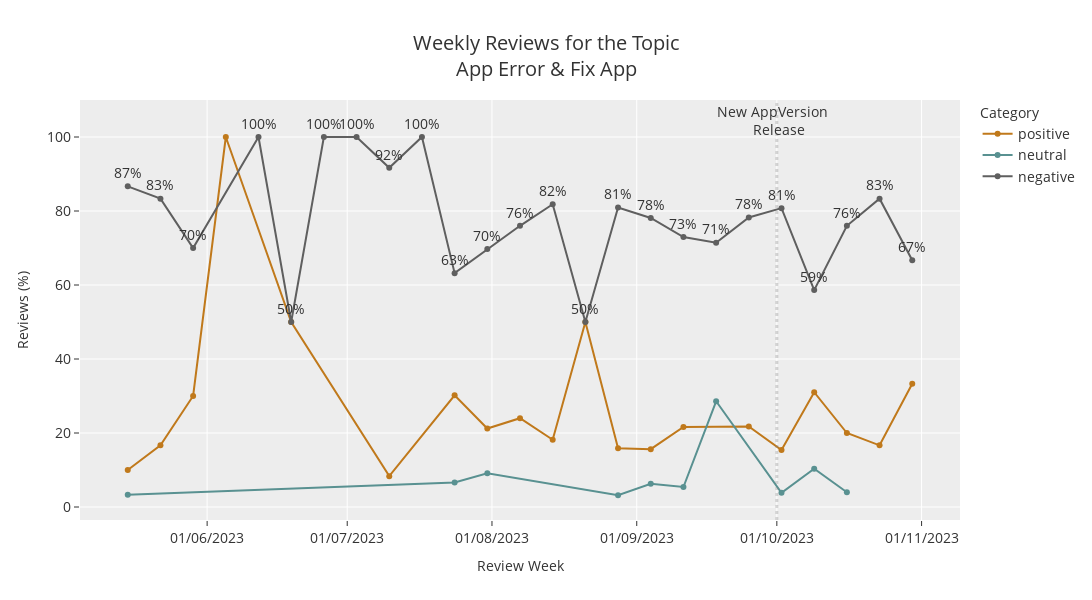

Write notebook code for a chart like this one.
### Code cell
for var in ['category']:
    for t in [6]:
        df_chart = df[df['Topic'] == t].groupby(['at_wy',var]).size().reset_index(name='Reviews').sort_values([var, 'at_wy'], ascending=False) 
        df_chart['Reviews (%)'] = df_chart.groupby('at_wy')['Reviews'].transform(lambda x: x / x.sum() * 100)
        max_cat = df_chart[var].iloc[np.argmax(df_chart['Reviews (%)'])]
        max_val = np.max(df_chart['Reviews (%)'])
        fig = px.line(df_chart, 
            y='Reviews (%)', 
            x='at_wy',
            labels={'at_wy': 'Review Week'},
            text = np.where(df_chart[var]=='negative' ,df_chart['Reviews (%)'], " "), 
            title="Weekly Reviews for the Topic<br>" + df[df['Topic'] == t]['Label'].iloc[0],
            template='ggplot2',
            hover_data={"at_wy": "|%B %d, %Y"},
            color=var,
            color_discrete_sequence=[c1, c2, c3, c4, c5])
        fig.update_traces(
            textposition='top center',
            texttemplate= "%{text:2.0f}%",
            selector = ({'name':'negative'}))
        fig.update_layout(
            height=600,
            width=1300,
            legend_title_text=var.capitalize(),
            font=dict(size=f),
            xaxis_title="Review Week",
            xaxis_title_font_size=f,
            xaxis_tickfont_size=f,
            yaxis_title="Reviews (%)",
            yaxis_title_font_size=f,
            yaxis_tickfont_size=f, 
            legend_font_size=f,
            legend_title = dict(font = dict(size = f)))
        fig.update_xaxes(
            tickformat='%d/%m/%Y', 
            overwrite = True)
        fig.add_annotation(
            x=dt.date(2023, 10, 1)
            , y=np.max(df_chart['Reviews (%)']) + 10
            , text=f'New AppVersion  <br> Release'
            , yanchor='top'
            , showarrow=False
            , ax=-20
            , ay=-30
            , align="center"
            ,)
        fig.add_vline(
            x=dt.date(2023, 10, 1), 
            line_width=3, 
            line_dash="dot", 
            line_color="grey")
        fig.show()

### Figure 1 — Plotly figure (JSON) as saved in the notebook; plotly's stock layout.template omitted (floating-point values rounded to 4 significant figures)
{"data": [{"hovertemplate": "category=positive<br>Review Week=%{x|%B %d, %Y}<br>Reviews (%)=%{y}<br>text=%{text}<extra></extra>", "legendgroup": "positive", "line": {"color": "#c0791b", "dash": "solid"}, "marker": {"symbol": "circle"}, "mode": "lines+markers+text", "name": "positive", "orientation": "v", "showlegend": true, "text": [" ", " ", " ", " ", " ", " ", " ", " ", " ", " ", " ", " ", " ", " ", " ", " ", " ", " ", " ", " "], "type": "scatter", "x": ["2023-10-30", "2023-10-23", "2023-10-16", "2023-10-09", "2023-10-02", "2023-09-25", "2023-09-11", "2023-09-04", "2023-08-28", "2023-08-21", "2023-08-14", "2023-08-07", "2023-07-31", "2023-07-24", "2023-07-10", "2023-06-19", "2023-06-05", "2023-05-29", "2023-05-22", "2023-05-15"], "xaxis": "x", "y": [33.33, 16.67, 20, 31.03, 15.38, 21.74, 21.62, 15.62, 15.87, 50, 18.18, 24, 21.21, 30.19, 8.333, 50, 100, 30, 16.67, 10], "yaxis": "y"}, {"hovertemplate": "category=neutral<br>Review Week=%{x|%B %d, %Y}<br>Reviews (%)=%{y}<br>text=%{text}<extra></extra>", "legendgroup": "neutral", "line": {"color": "#599191", "dash": "solid"}, "marker": {"symbol": "circle"}, "mode": "lines+markers+text", "name": "neutral", "orientation": "v", "showlegend": true, "text": [" ", " ", " ", " ", " ", " ", " ", " ", " ", " "], "type": "scatter", "x": ["2023-10-16", "2023-10-09", "2023-10-02", "2023-09-18", "2023-09-11", "2023-09-04", "2023-08-28", "2023-07-31", "2023-07-24", "2023-05-15"], "xaxis": "x", "y": [4, 10.34, 3.846, 28.57, 5.405, 6.25, 3.175, 9.091, 6.604, 3.333], "yaxis": "y"}, {"hovertemplate": "category=negative<br>Review Week=%{x|%B %d, %Y}<br>Reviews (%)=%{y}<br>text=%{text}<extra></extra>", "legendgroup": "negative", "line": {"color": "#5f5f5f", "dash": "solid"}, "marker": {"symbol": "circle"}, "mode": "lines+markers+text", "name": "negative", "orientation": "v", "showlegend": true, "text": ["66.66666666666666", "83.33333333333334", "76.0", "58.620689655172406", "80.76923076923077", "78.26086956521739", "71.42857142857143", "72.97297297297297", "78.125", "80.95238095238095", "50.0", "81.81818181818183", "76.0", "69.6969696969697", "63.20754716981132", "100.0", "91.66666666666666", "100.0", "100.0", "50.0", "100.0", "70.0", "83.33333333333334", "86.66666666666667"], "textposition": "top center", "texttemplate": "%{text:2.0f}%", "type": "scatter", "x": ["2023-10-30", "2023-10-23", "2023-10-16", "2023-10-09", "2023-10-02", "2023-09-25", "2023-09-18", "2023-09-11", "2023-09-04", "2023-08-28", "2023-08-21", "2023-08-14", "2023-08-07", "2023-07-31", "2023-07-24", "2023-07-17", "2023-07-10", "2023-07-03", "2023-06-26", "2023-06-19", "2023-06-12", "2023-05-29", "2023-05-22", "2023-05-15"], "xaxis": "x", "y": [66.67, 83.33, 76, 58.62, 80.77, 78.26, 71.43, 72.97, 78.12, 80.95, 50, 81.82, 76, 69.7, 63.21, 100, 91.67, 100, 100, 50, 100, 70, 83.33, 86.67], "yaxis": "y"}], "layout": {"annotations": [{"align": "center", "ax": -20, "ay": -30, "showarrow": false, "text": "New AppVersion  <br> Release", "x": "2023-10-01", "y": 110, "yanchor": "top"}], "font": {"size": 14}, "height": 600, "legend": {"font": {"size": 14}, "title": {"font": {"size": 14}, "text": "Category"}, "tracegroupgap": 0}, "shapes": [{"line": {"color": "grey", "dash": "dot", "width": 3}, "type": "line", "x0": "2023-10-01", "x1": "2023-10-01", "xref": "x", "y0": 0, "y1": 1, "yref": "y domain"}], "title": {"text": "Weekly Reviews for the Topic<br>App Error & Fix App"}, "width": 1300, "xaxis": {"anchor": "y", "domain": [0, 1], "tickfont": {"size": 14}, "tickformat": "%d/%m/%Y", "title": {"font": {"size": 14}, "text": "Review Week"}}, "yaxis": {"anchor": "x", "domain": [0, 1], "tickfont": {"size": 14}, "title": {"font": {"size": 14}, "text": "Reviews (%)"}}}}
